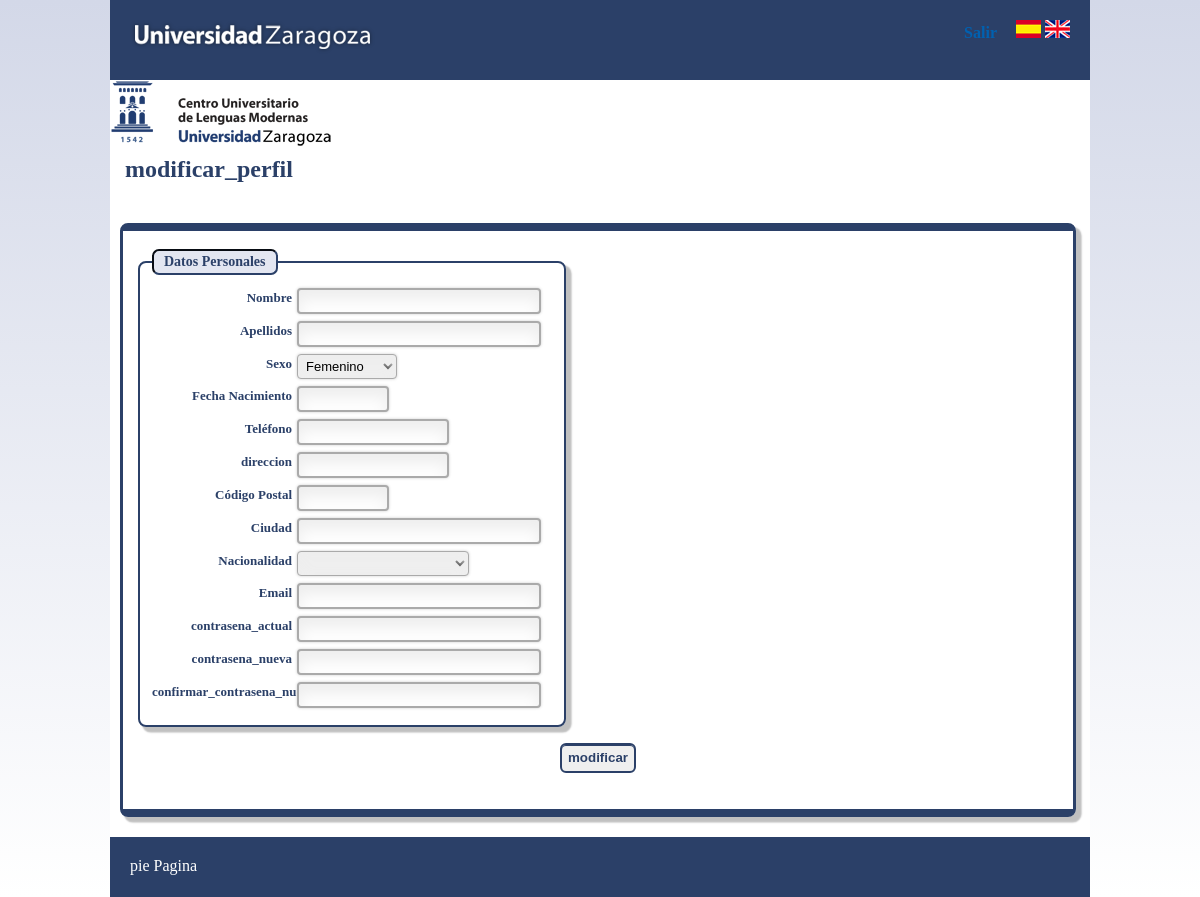
Page /modificar_perfil.php on the committed database.
### tables this page shows
CREATE TABLE `traducciones` (
  `id` int(11) NOT NULL AUTO_INCREMENT,
  `clave` varchar(255) DEFAULT NULL,
  `valor` varchar(255) DEFAULT NULL,
  `lang` varchar(3) DEFAULT NULL,
  PRIMARY KEY (`id`)
);

### modelos/clsUtil.php (called while the page is built, shortened)
<?php
include_once("clsDatos.php");
class ClsUtil {
public function trad($clave,$lang='es'){
	$datos = new clsDatos();
	$conexion=$datos->conexion;
	$sql = "SELECT valor FROM traducciones WHERE clave='$clave' AND lang='$lang'";
	$resultado = mysqli_query($conexion,$sql) or die(mysql_error());
	$res = mysqli_fetch_assoc($resultado);
	if ($res['valor']==NULL){
		$devuelve = $clave;
	}else{
		$devuelve =$res['valor'];
	}
	return $devuelve;
}
public function getNacionalidades(){
return $nacionalidades;
}
}
?>

### modelos/clsDatos.php (called while the page is built, shortened)
<?php
class clsDatos{
public $conexion;
public function __construct(){
    $servidor="localhost";
    $usuario="root";
	$pass="";
    $base="tfg";
    $this->conexion=mysqli_connect($servidor,$usuario,$pass,$base);
    if ($this->conexion) {
      	mysqli_select_db($this->conexion,$base);
    } else {
      	mysql_error();
	}
}
public function filtro($sql){
	$resultado = mysqli_query($this->conexion,$sql) or die(mysql_error());
	return mysqli_fetch_assoc($resultado);
}
}
?>

### modelos/clsUsuario.php (called while the page is built, shortened)
<?php
include_once("clsDatos.php");
class clsUsuario{
public function getUsuarioById(){
	$objDatos = new clsDatos();
	$sql= "SELECT * FROM usuarios WHERE id='$this->id'";
	$res = $objDatos->filtro($sql);
	return $res;
}
}
?>

### modificar_perfil.php (the view, shortened to what this page needs)
<?php
require_once("top.php");
?>
<?php
$alumno= new ClsUsuario();
$alumno->id = $_SESSION['id'];
$fila = $alumno->getUsuarioById();
?>
<h2><?php echo $util->trad("modificar_perfil",$lang);?></h2>
	<div id="central1" class="bloqueBordesAzul bloqueSombra bloqueRedondo" >
		<br>
		<form name="form_modificar" id="form_modificar" method="POST" action="do.php">
			<fieldset class="bloqueSombra bloqueRedondo">
			<legend class="bloqueRedondo">Datos Personales</legend>
				<div class="bloque_campoForumulario">
					<label for="nombre"><?php echo $util->trad("nombre",$lang);?></label>
					<input type="text" name="nombre" id="nombre" value="<?php echo $fila['nombre']?>" class="input input_tamanhoNormal" tabindex="1"/>
				</div>
				<div class="bloque_campoForumulario">
					<label for="apellidos"><?php echo $util->trad("apellidos",$lang);?></label>
					<input type="text" name="apellidos" id="apellidos" value="<?php echo $fila['apellidos']?>"  class="input input_tamanhoNormal" tabindex="2"/>
				</div>
				<div class="bloque_campoForumulario">
					<label for="sexo"><?php echo $util->trad("sexo",$lang);?></label>
					<select name="sexo" id="sexo" class="select_tamanhoPequenho" tabindex="3">
						<option value="F" <?php if($fila['sexo']=='F'){?>selected<?php }?>><?php echo $util->trad("femenino",$lang);?></option>
					</select>
				</div>
				<div class="bloque_campoForumulario">
					<label for="fechanacimiento"><?php echo $util->trad("nacimiento",$lang);?></label>
					<input type="text" name="fechanacimiento" id="datepicker" value="<?php echo $fila['fechanacimiento']?>" class="input_tamanhoPequenho" tabindex="4"/>
				</div>
				<div class="bloque_campoForumulario">
					<label for="telefono"><?php echo $util->trad("telefono",$lang);?></label>
					<input type="text" name="telefono" id="telefono" value="<?php echo $fila['telefono']?>"  class="input_tamanhoMediano" tabindex="5"/>
				</div>
				<div class="bloque_campoForumulario">
					<label for="direccion"><?php echo $util->trad("direccion",$lang);?></label>
					<input type="text" name="direccion" id="direccion" value="<?php echo $fila['direccion']?>"  class="input_tamanhoMediano" tabindex="5"/>
				</div>
				<div class="bloque_campoForumulario">
					<label for="cp"><?php echo $util->trad("cp",$lang);?></label>
					<input type="text" name="cp" id="cp" value="<?php echo $fila['cp']?>"  class="input_tamanhoPequenho" tabindex="6"/>
				</div>
				<div class="bloque_campoForumulario">
					<label for="ciudad"><?php echo $util->trad("ciudad",$lang);?></label>
					<input type="text" name="ciudad" id="ciudad" value="<?php echo $fila['ciudad']?>"  class="input_tamanhoNormal" tabindex="7"/>
				</div>
				<div class="bloque_campoForumulario">
					<label for="nacionalidad"><?php echo $util->trad("nacionalidad",$lang);?></label>
					<select name="nacionalidad" id="nacionalidad" class="select_tamanhoMediano" tabindex="8">
						<option value="" selected></option>
					<?php
						$util=new ClsUtil();
						$ar_nacionalidades= $util->getNacionalidades();
						foreach($ar_nacionalidades as $nacionalidad){ ?>
							<option value="<?php echo $nacionalidad?>" <?php if($nacionalidad==$fila['nacionalidad']){?>selected<?php }?>><?php echo $nacionalidad?></option>
						<?php }	?>
					</select>
				</div>
				<div class="bloque_campoForumulario">
					<label for="email">Email</label>
					<input type="text" name="email" id="email" value="<?php echo $fila['email']?>" class="input_tamanhoNormal" tabindex="9"/>
				</div>
				<div class="bloque_campoForumulario">
					<label for="contrasena antigua"><?php echo $util->trad("contrasena_actual",$lang);?></label>
					<input type="password" name="contrasena_antigua" id="contrasena_antigua"   value=""  class="input_tamanhoNormal" tabindex="10" />
				</div>
				<div class="bloque_campoForumulario">
					<label for="contrasena nueva"><?php echo $util->trad("contrasena_nueva ",$lang);?></label>
					<input type="password" name="contrasena" id="contrasena" value="" class="input_tamanhoNormal" tabindex="11"/>
				</div>
				<div class="bloque_campoForumulario">
					<label for="contrasena nueva2"><?php echo $util->trad("confirmar_contrasena_nueva ",$lang);?></label>
					<input type="password" name="contrasena2" id="contrasena2" value="" class="input_tamanhoNormal" tabindex="12"/>
				</div>
			</fieldset>
			<div class="divBoton" >
				<input type="submit" name="b_registro" value="<?php echo $util->trad("modificar",$lang);?>" style="margin:15px;">
			</div>
		</form>
	</div>
<?php
require_once("bottom.php");
?>

### css/estilos.css (style rules this page uses)
html { height:100%; }
body { margin:0px; height:100%; }
.bloqueBordesAzul { border-style: solid; border-color: #2B4068; border-left-width: 0.2em; border-right-width: 0.2em; border-top-width: 0.5em; border-bottom-width: 0.5em; }
.bloqueSombra { box-shadow: 0.3em 0.3em 0.1em 0.05em silver; -webkit-box-shadow: 0.3em 0.3em 0.1em 0.05em silver; -moz-box-shadow: 0.3 0.3em 0.1em 0.05em silver; -o-box-shadow: 0.3 0.3em 0.1em 0.05em silver; }
.bloqueRedondo { border-radius: 0.5em; -moz-border-radius: 0.5em; -webkit-border-radius: 0.5em; khtml-border-radius: 0.5em; }
.gradiante { background: -moz-linear-gradient(#D3D8E8,white) no-repeat; background: -webkit-linear-gradient(#D3D8E8,white) no-repeat; background: -o-linear-gradient(#D3D8E8,white) no-repeat; background: linear-gradient(#D3D8E8,white)no-repeat !important ; }
#central1 { width:950px; margin:20px 0 20px 10px; float:left; padding-bottom: 20px; }

### css/formulario.css (style rules this page uses)
h2 { color:#2B4068; font-weight:bold; margin:10px 0px 20px 15px; }
form { font-family:Georgia, "Times New Roman", serif; }
label { width: 35%; font-size:13px; float: left; text-align: right; padding:2px 5px 2px 0px; color:#2B4068; font-weight: bold; }
input[type="text"], input[type="password"] { height:18px; font-size:12px; padding:2px 4px; box-shadow: 0px 0px 3px #ccc, 0 10px 15px #eee inset; border-radius:4px; border:2px solid #aaa; }
.input { border:2px solid #aaa; }
input[type="button"], input[type="submit"], input[type="button"]:active,input[type="submit"]:active { height:30px; border-radius: 6px; box-shadow: inset 0 1px 0 0 #2B4068; border:2px solid #2B4068; color:#2B4068; font-weight: bolder; padding: 3px 6px 3px 6px; cursor:pointer; }
select { height:25px; width:63%; font-size:13px; padding:2px 4px; border:1px solid #aaa; box-shadow: 0px 0px 3px #ccc, 0 10px 15px #eee inset; border-radius:4px; }
.bloque_campoForumulario { margin:7px 0 7px 0; }
.input_tamanhoNormal { width:58%; }
.input_tamanhoMediano { width:35%; }
.input_tamanhoPequenho { width:20%; }
.select_tamanhoMediano { width:43%; }
.select_tamanhoPequenho { width:25%; }
fieldset { float:left; width:400px; margin-left:15px; border:2px solid #2B4068; }
legend { text-align: left; padding: 3px 10px 3px 10px; border:2px inset #2B4068; background-color: #e3e6f1; color:#2B4068; font-weight: bold; font-size: 14px; }
.divBoton { text-align:center; padding: 1px 3px 1px 3px; clear:left; }

### rows in the picture
traducciones: valor "Nombre"
traducciones: valor "Apellidos"
traducciones: valor "Sexo"
traducciones: sexo "Femenino"
traducciones: valor "Fecha Nacimiento"
traducciones: valor "Teléfono"
traducciones: valor "Código Postal"
traducciones: valor "Ciudad"
traducciones: valor "Nacionalidad"

### other values in the picture
$util->trad("modificar_perfil",$lang) "modificar_perfil"
$util->trad("direccion",$lang) "direccion"
$util->trad("contrasena_actual",$lang) "contrasena_actual"
$util->trad("contrasena_nueva ",$lang) "contrasena_nueva"
$util->trad("confirmar_contrasena_nueva ",$lang) "confirmar_contrasena_nueva"
